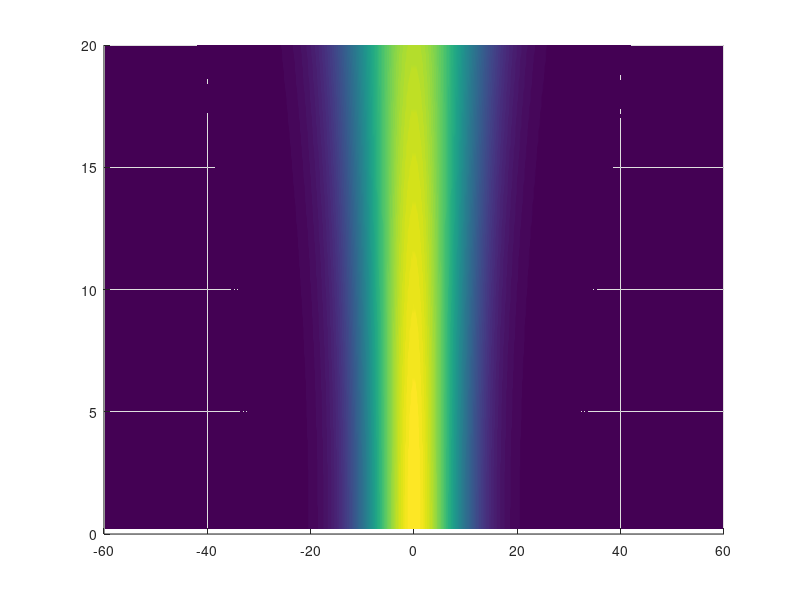
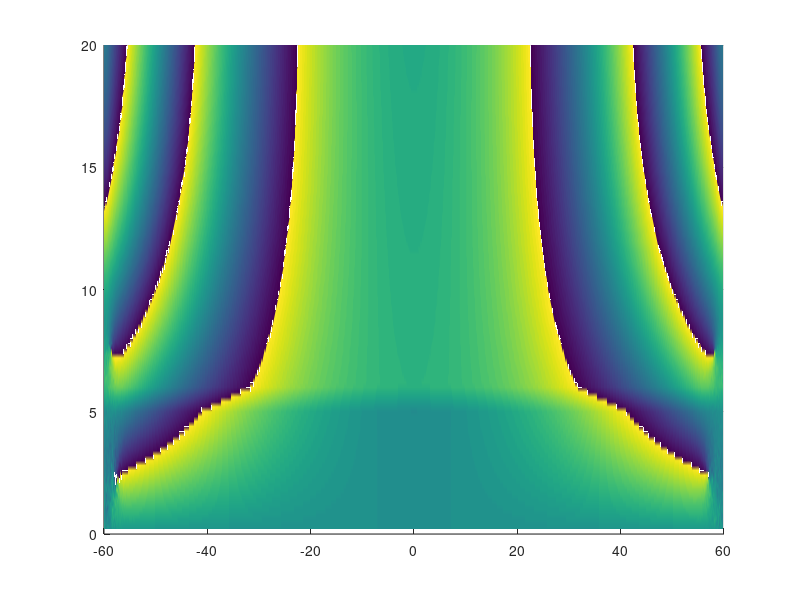
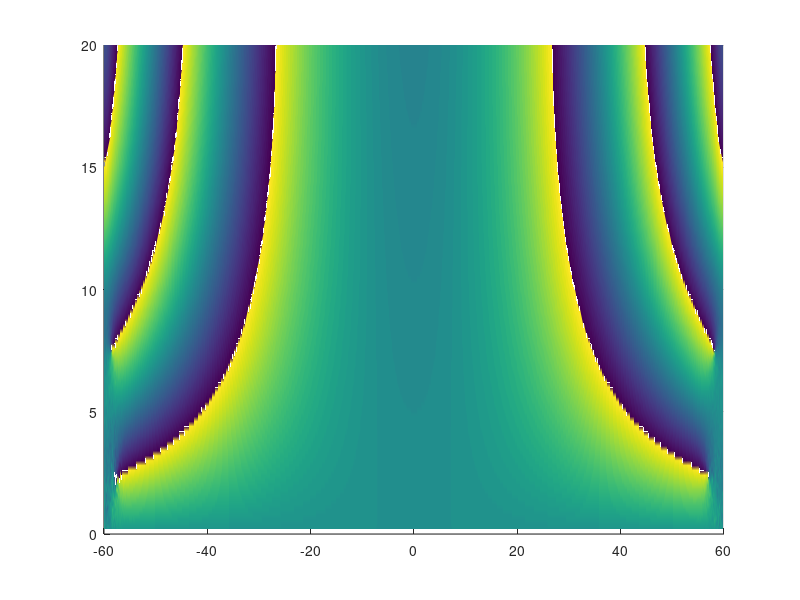

The MATLAB source for these figures, in order:
%kymatopaketo se armoniki pagida (xwris e3artisi apo ton z)

clc; clear all; format long; % One-Dimensioanl SSF-BPM
N=1024; L=120; x=(L/N)*(-N/2:N/2-1); dx=x(2)-x(1);
k=(2*pi/L)*[0:N/2-1 -N/2:-1]; 

po=zeros(1,N); 
d=1;
w=10; u=exp(-(x/w).^2); % initial condition

% In media:

v=fft(u); S=1000; zmax=20; h=zmax/S; z=0;
count=0; dim=0; savestep=10; u0=u;
for m=1:S   
   if (z >= 5) && (z <= 6)
       po=d*ones(1,N);
   elseif (z<5) || (z>6)  
       po=zeros(1,N);  
   end
    u1=ifft(fft(u0).*exp(-1i*0.5*h*k.^2));   % First step of SSF
    u2=exp(1i*h*po).*u1;                     % Second step of SSF
    u3=ifft(fft(u2).*exp(-1i*0.5*h*k.^2));   % Third step of SSF
    u0=u3; z=z+h; count=count+1; 
    if (count==savestep)
        dim=dim+1; field(dim,:)=u0; z1(dim)=z; count=0;
    end
end


% In free space: 
po=zeros(1,N); 
d=1;
w=10; u=exp(-(x/w).^2); % initial condition

v=fft(u); S=1000; zmax=20; h=zmax/S; z=0;
count=0; dim=0; savestep=10; u0=u;
for m=1:S   

       po=zeros(1,N);  

    u1=ifft(fft(u0).*exp(-1i*0.5*h*k.^2));   % First step of SSF
    u2=exp(1i*h*po).*u1;                     % Second step of SSF
    u3=ifft(fft(u2).*exp(-1i*0.5*h*k.^2));   % Third step of SSF
    u0=u3; z=z+h; count=count+1; 
    if (count==savestep)
        dim=dim+1; field2(dim,:)=u0; z1(dim)=z; count=0;
    end
end

[X,Z]=meshgrid(x,z1);

figure(2); surf(X,Z,abs(field)); shading interp; view([0 90]); 
figure(3); surf(X,Z,angle(field)); shading interp; view([0 90]);
figure(4); surf(X,Z,angle(field2)); shading interp; view([0 90]);
% axis square; axis tight;